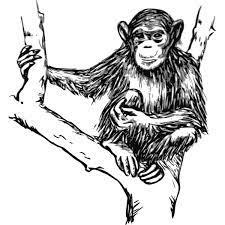
#> input picture Trabalho 04 - Image Restoration/monkey.jpg, 225 x 225 px
$ python main.py
#> lines starting #> are read from the running program, lines starting #| are printed output that depends on the picture
import numpy as np
import imageio
import matplotlib.pyplot as plt

if __name__ == "__main__":
    # Load image from disk
    filename1 = str(input())
#> the answer given: ../Trabalho 04 - Image Restoration/monkey.jpg
    filename2 = str(input())
#> the answer given: ../Trabalho 04 - Image Restoration/monkey.jpg
    img1 = imageio.imread(filename1)
#> img1 is the input picture: shape (225, 225); min 0, max 255, mean 203.2
    img2 = imageio.imread(filename2)

    print(img1)
#> (printed output is left out)
    print(type(img1))
#| <class 'numpy.ndarray'>
    print(img1.shape)
#| (225, 225)

    plt.imshow(img1, cmap="gray")

    assert img1.shape == img2.shape

    img_sub = np.zeros(img1.shape, dtype=float)

    for x in range(img1.shape[0]):
        for y in range(img1.shape[1]):
            img_sub[x, y] = float(img1[x, y]) - float(img2[x, y])
#> img_sub: shape (225, 225) float64; every value is 0

    plt.imshow(img_sub, cmap="gray")
    plt.colorbar()

    # Normalize difference matrix
    imax = np.max(img_sub)
#> imax = 0
    imin = np.min(img_sub)
#> imin = 0

    img_sub_norm = (img_sub - imin) / (imax - imin)
#> img_sub_norm: shape (225, 225) float64; every value is NaN or infinite
    plt.imshow(img_sub_norm, cmap="gray")
    img_sub_norm = (img_sub_norm * 255).astype(np.uint8)
#> img_sub_norm: shape (225, 225); every value is 0

    imageio.imwrite("diff.jpg", img_sub_norm)
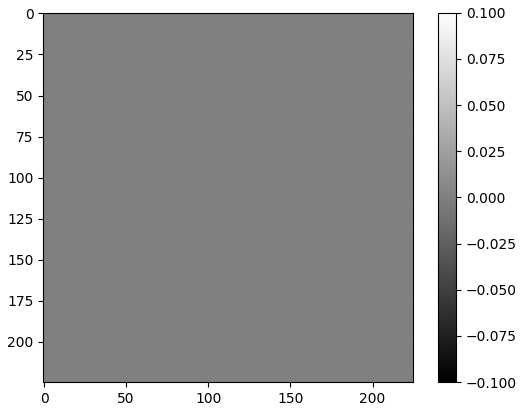
#> figure drawn by matplotlib, 2 panels
